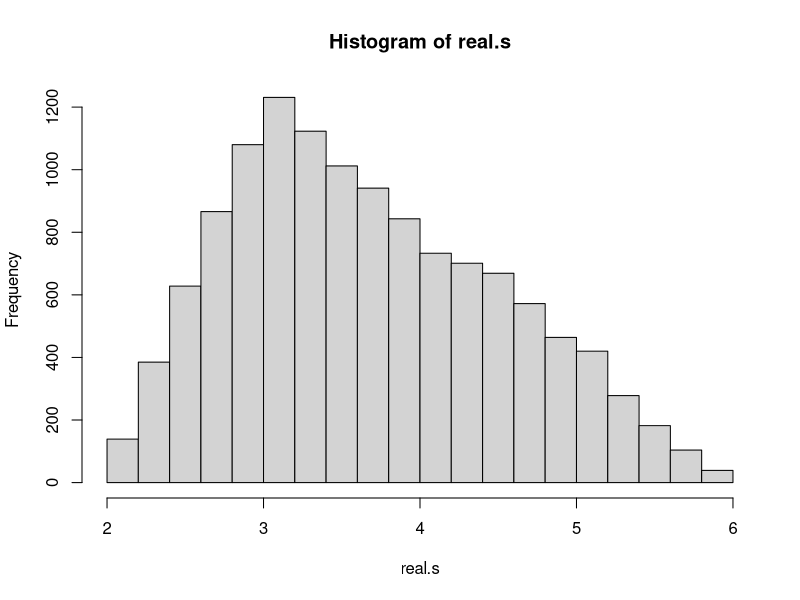

The R script that drew this image:
#The proposal density is uniform over a 4 unit interval so the height of the proposal desnity is 0.25. The maximum height of the target density is 0.5 so multiply 0.25 by 2 (A=2) to raise the proposal density above the target density. 
A = 2
real.s = NULL
N = 25000

for(i in 1:N) {
	#Draw a uniform independent random variable and transform it to be within the domain of the given density, 2 <= x <= 6.
	x = runif(1) * 4 + 2
		
	#Determine what part of the piecewise function to use based on the value of x and set the numerator equal to the appropriate function and the denominator equal to A times the height of the uniform density over the four unit interval.
	if (x <= 3) {
		num = (x - 2)/2
		denom = A*0.25
		}
	else {
		num = (2 - (x/3))/2
		denom = A*0.25
		}
	#Calculate the probability that the previously generated uniform is from the target density
	prob <- num/denom
	
	#Generate a uniform independent random variable to use as a comparison probability: if the probability, prob, that the transformed x uniform could be from the given distribution is greater than the probability represented by this newly generated uniform random variable, select the x transformed uniform and store in real.s
	if(runif(1) < prob) {
		real.s <- c(real.s,x)
	}
}
hist(real.s)
mean(real.s)
#[1] 3.664185


